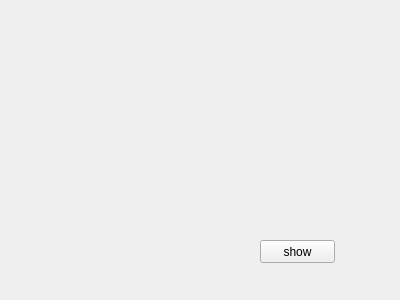
<?xml version="1.0" encoding="UTF-8"?>
<ui version="4.0">
 <class>Widget</class>
 <widget class="QWidget" name="Widget">
  <property name="geometry">
   <rect>
    <x>0</x>
    <y>0</y>
    <width>400</width>
    <height>300</height>
   </rect>
  </property>
  <property name="windowTitle">
   <string>Widget</string>
  </property>
  <widget class="QPushButton" name="pushButton">
   <property name="geometry">
    <rect>
     <x>260</x>
     <y>240</y>
     <width>75</width>
     <height>23</height>
    </rect>
   </property>
   <property name="text">
    <string>show</string>
   </property>
  </widget>
 </widget>
 <layoutdefault spacing="6" margin="11"/>
 <resources/>
 <connections/>
</ui>
